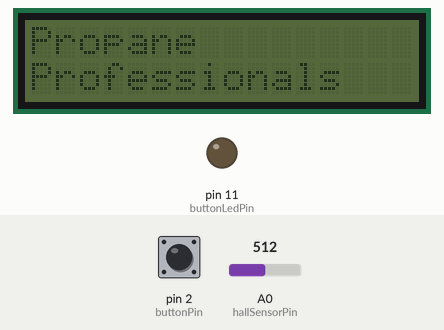
A sketch run on a simulated Arduino Uno, built with avr-gcc and run on an emulated ATmega328P. On the bench: 16×2 character LCD, output pins drawn as LEDs (lit = HIGH). Inputs (shaded band) come from the test bench; at power-on: pin 2 (buttonPin) HIGH, A0 (hallSensorPin) = 512.

Above: at 1.7 s.
1.8 s: pin 2 (buttonPin) pulled LOW for 0.15 s
At 2.6 s:
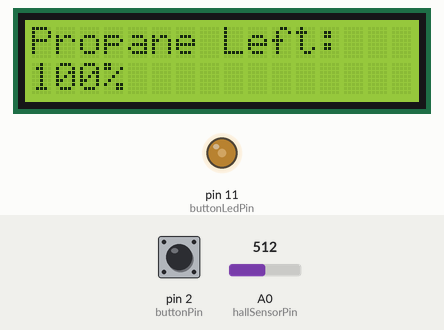
3.4 s: A0 (hallSensorPin) set to 716
At 4.0 s:
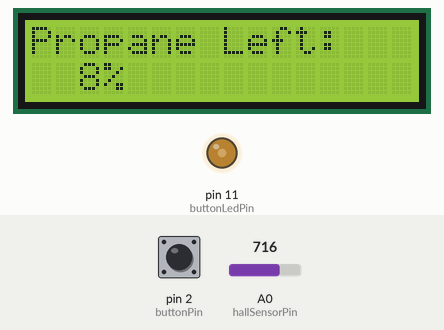
5.1 s: A0 (hallSensorPin) set to 900
6.6 s: pin 2 (buttonPin) pulled LOW for 1 s
At 7.6 s:
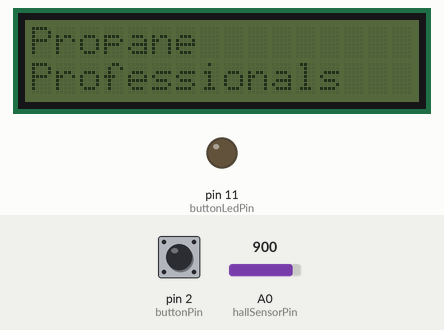
9.1 s: pin 2 (buttonPin) pulled LOW for 3.2 s
At 9.16 s:
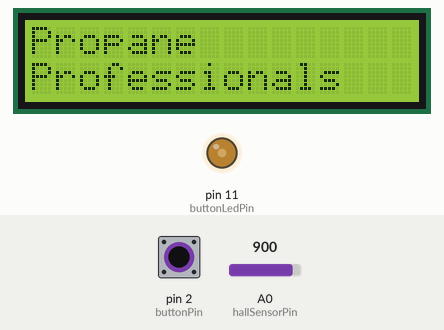
Timing chart, 0 to 12.1 s (numbered marks = the images above; inputs shaded):
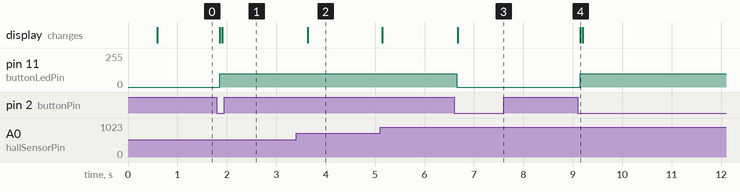

Measured:
- after the input at 1.8 s, pin 11 (buttonLedPin): 0/255 → 100/255 after 0.05 s; the display: first changes after 0.05 s (image 1 shows a later state)
- after the input at 3.4 s, the display: changes after 0.24 s (image 2)
- after the input at 6.6 s, pin 11 (buttonLedPin): 100/255 → 0/255 after 0.05 s; the display: changes after 0.08 s (image 3)
- after the input at 9.1 s, pin 11 (buttonLedPin): 0/255 → 100/255 after 0.05 s; the display: changes after 0.05 s (image 4)

The sketch:

breadboard_code.ino
```cpp
#include <LiquidCrystal_I2C.h>

LiquidCrystal_I2C lcd(0x27, 16, 2);

// ── Pin definitions ──
const int buttonPin     = 2;
const int buttonLedPin  = 11;
const int hallSensorPin = A0;

// ── LED brightness ──
const int ledBrightness = 100;

// ── Calibration endpoints ──
const int RAW_EMPTY = 735;
const int RAW_FULL  = 515;

// ── Sampling ──
const int NUM_SAMPLES = 15;

// ── State ──
bool displayOn   = false;
bool needsRedraw = true;

// Button debounce
bool lastButtonState = HIGH;
bool buttonState     = HIGH;
unsigned long lastDebounceTime = 0;
const unsigned long debounceDelay = 50;

// Display update timer
unsigned long lastDisplayUpdate = 0;
const unsigned long displayUpdateInterval = 250;

// ── Smoothed sensor read ──
int getSmoothedRaw() {
  long sum = 0;
  for (int i = 0; i < NUM_SAMPLES; i++) {
    sum += analogRead(hallSensorPin);
    delay(2);
  }
  return (int)(sum / NUM_SAMPLES);
}

// ── Turn display off (idle screen) ──
void turnOff() {
  displayOn   = false;
  needsRedraw = true;
  analogWrite(buttonLedPin, 0);
  lcd.noBacklight();
  lcd.clear();
  lcd.setCursor(0, 0);
  lcd.print("Propane");
  lcd.setCursor(0, 1);
  lcd.print("Professionals");
}

// ── Turn display on ──
void turnOn() {
  displayOn         = true;
  needsRedraw       = true;
  lastDisplayUpdate = 0;
  lcd.backlight();
  analogWrite(buttonLedPin, ledBrightness);
}

void setup() {
  lcd.init();
  delay(500);

  pinMode(buttonPin,     INPUT_PULLUP);
  pinMode(buttonLedPin,  OUTPUT);
  pinMode(hallSensorPin, INPUT);

  turnOff();  // Start in idle state
}

void loop() {
  // ── Button debounce ──
  int reading = digitalRead(buttonPin);

  if (reading != lastButtonState) {
    lastDebounceTime = millis();
  }

  if ((millis() - lastDebounceTime) > debounceDelay) {
    if (reading != buttonState) {
      buttonState = reading;
      if (buttonState == LOW) {
        if (displayOn) turnOff();
        else           turnOn();
      }
    }
  }

  lastButtonState = reading;

  // ── Display update (only when on) ──
  if (displayOn && (millis() - lastDisplayUpdate >= displayUpdateInterval)) {
    lastDisplayUpdate = millis();

    int rawValue = getSmoothedRaw();
    int percent  = map(rawValue, RAW_EMPTY, RAW_FULL, 0, 100);
    percent = constrain(percent, 0, 100);

    if (needsRedraw) {
      lcd.clear();
      lcd.setCursor(0, 0);
      lcd.print("Propane Left:");
      needsRedraw = false;
    }

    lcd.setCursor(0, 1);
    if (percent < 100) lcd.print(" ");
    if (percent < 10)  lcd.print(" ");
    lcd.print(percent);
    lcd.print("%   ");
  }
}
```
